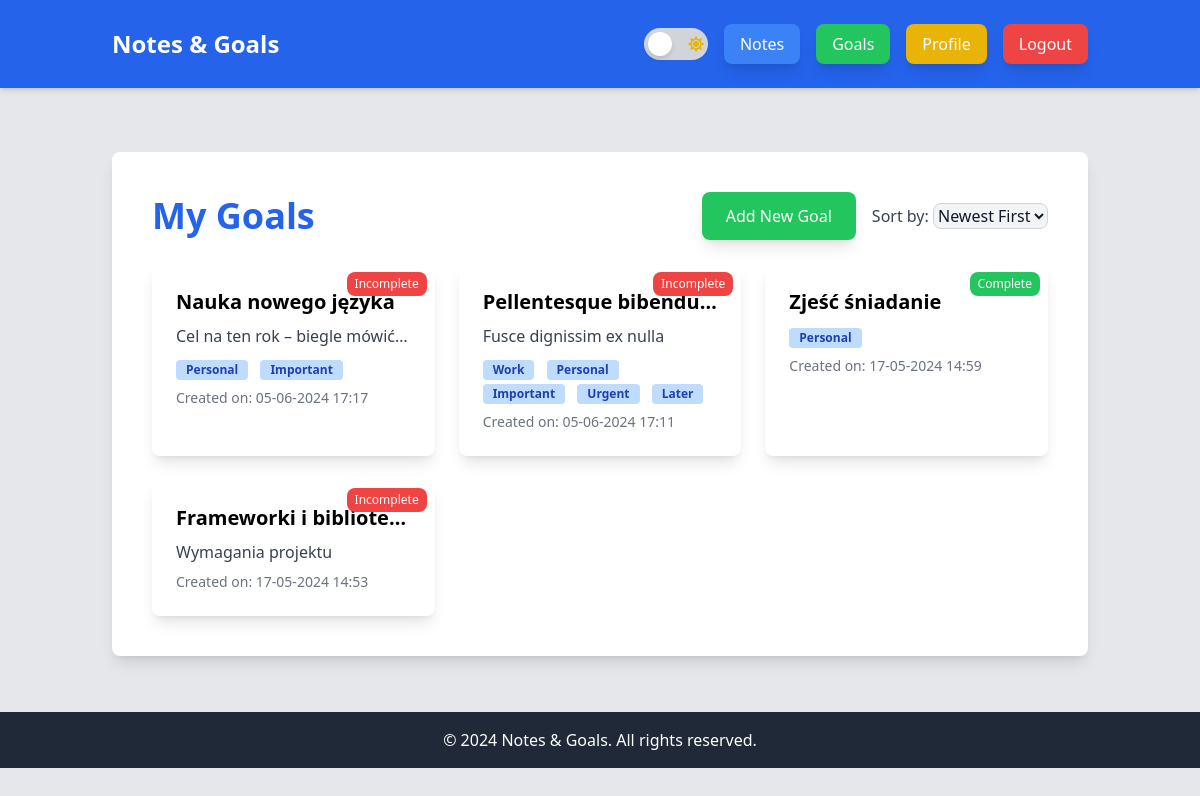
The app's page /goals/ (signed in) with its own data.
### notes_app/models.py (models this page shows, shortened)
class Goal(models.Model):
    user = models.ForeignKey(User, on_delete=models.CASCADE)
    title = models.CharField(max_length=100)
    description = models.TextField()
    short_description = models.CharField(max_length=100, blank=True, null=True)
    due_date = models.DateField()
    completed = models.BooleanField(default=False)
    created_at = models.DateTimeField(default=timezone.now)
    tags = models.ManyToManyField(Tag, blank=True)

class Tag(models.Model):
    name = models.CharField(max_length=30, unique=True)

### notes_app/views.py (the view)
# urls.py: path('goals/', views.goal_list, name='goal_list'),
@login_required
def goal_list(request):
    sort_by = request.GET.get("sort", "created_at_desc")
    if sort_by == "created_at_asc":
        goals = Goal.objects.filter(user=request.user).order_by("created_at")
    else:
        goals = Goal.objects.filter(user=request.user).order_by("-created_at")
    return render(request, "notes_app/goal_list.html", {"goals": goals})

### notes_app/templates/notes_app/goal_list.html (shortened to what this page needs)
{% extends "base.html" %}
{% block content %}
<div class="bg-white dark:bg-gray-800 p-10 shadow-lg rounded-lg mt-10">
    <div class="flex justify-between items-center mb-6">
        <h1 class="text-4xl font-bold text-blue-600 dark:text-blue-400">My Goals</h1>
        <div class="flex items-center space-x-4">
            <a href="{% url 'goal_create' %}" class="bg-green-500 text-white px-6 py-3 rounded-lg shadow-lg hover:bg-green-700 inline-block">Add New Goal</a>
            <div>
                <label for="sort" class="text-gray-700 dark:text-gray-300">Sort by:</label>
                <select id="sort" class="bg-gray-100 dark:bg-gray-700 border border-gray-300 dark:border-gray-600 rounded-lg text-gray-900 dark:text-gray-300" onchange="sortGoals()">
                    <option value="created_at_desc" {% if request.GET.sort == "created_at_desc" %}selected{% endif %}>Newest First</option>
                </select>
            </div>
        </div>
    </div>
    <div class="grid grid-cols-1 md:grid-cols-2 lg:grid-cols-3 gap-6 mt-4">
        {% for goal in goals %}
            <a href="{% url 'goal_detail' goal.pk %}" class="card block bg-white dark:bg-gray-700 p-6 rounded-lg shadow-lg relative">
                <div>
                    <h3 class="text-xl font-semibold text-black dark:text-white mb-2 truncate" title="{{ goal.title }}">{{ goal.title }}</h3>
                    {% if goal.short_description %}
                        <p class="text-gray-700 dark:text-gray-300 mb-2 truncate">{{ goal.short_description }}</p>
                    {% endif %}
                    <div class="mt-2">
                        {% for tag in goal.tags.all %}
                            <span class="inline-block bg-blue-200 text-blue-800 text-xs font-semibold mr-2 px-2.5 py-0.5 rounded">{{ tag.name }}</span>
                        {% endfor %}
                    </div>
                    <span class="block text-gray-500 dark:text-gray-400 text-sm mt-2">Created on: {{ goal.created_at|date:"d-m-Y H:i" }}</span>
                    <span class="absolute top-2 right-2 text-xs text-white px-2 py-1 rounded-lg {% if goal.completed %}bg-green-500{% else %}bg-red-500{% endif %}">
                        {% if goal.completed %}Complete{% else %}Incomplete{% endif %}
                    </span>
                </div>
            </a>
        {% endfor %}
    </div>
</div>
{% endblock %}

### notes_app/templates/notes_app/goal_list.html (style rules this page uses)
.card { transition: transform 0.2s ease-in-out; }

### records on screen
Goal: title "Nauka nowego języka", short_description "Cel na ten rok – biegle mówić…", created_at "05-06-2024 17:17", completed "Incomplete"
Tag: name "Personal"
Tag: name "Important"
Goal: title "Pellentesque bibendu…", short_description "Fusce dignissim ex nulla", created_at "05-06-2024 17:11", completed "Incomplete"
Tag: name "Work"
Tag: name "Urgent"
Tag: name "Later"
Goal: title "Zjeść śniadanie", created_at "17-05-2024 14:59", completed "Complete"
Goal: title "Frameworki i bibliote…", short_description "Wymagania projektu", created_at "17-05-2024 14:53", completed "Incomplete"
